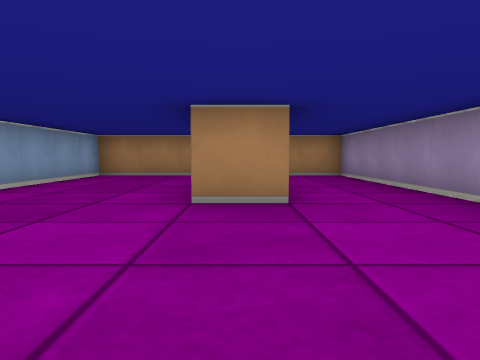
view 1 (above)

15 first-person views from a walk through a cub3D ray-caster map. The camera is about half as high as the walls, tilts 4° down and sees 70° across. The floor is counted in squares. Each view is taken from the middle of a square. On the plan, view 1 faces up. The plan holds only what a view shows up to about 9 squares ahead; the rest is blank.

view 2
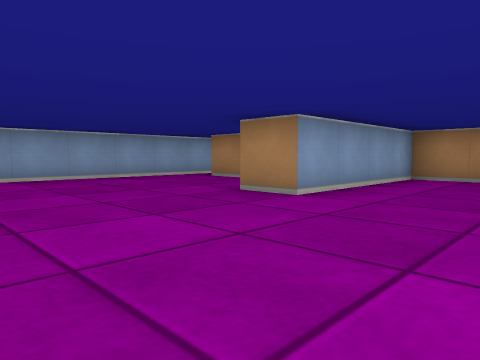

view 3
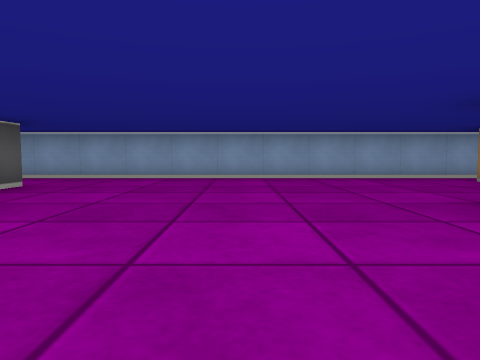

view 4
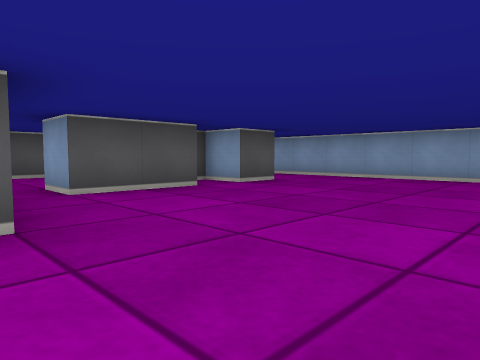

view 5
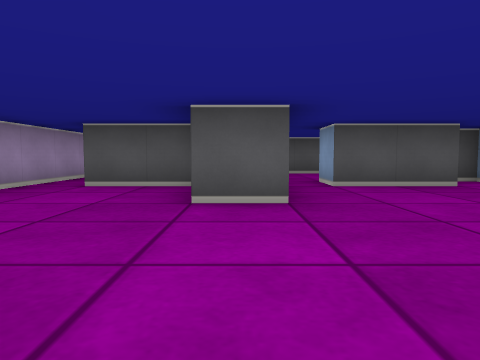

view 6
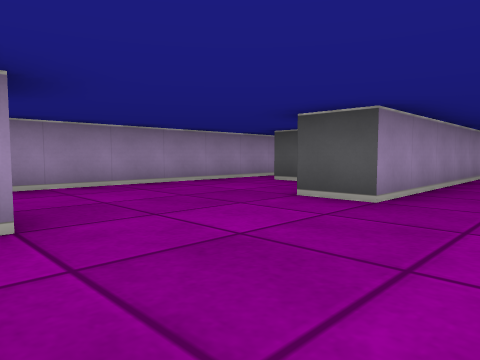

view 7
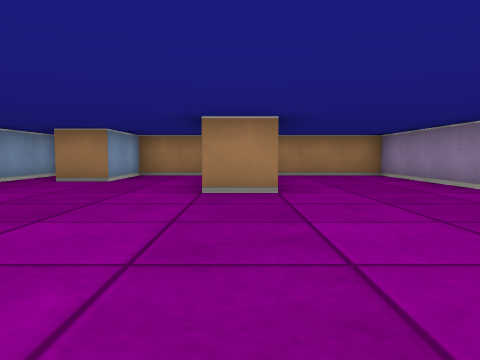

view 8
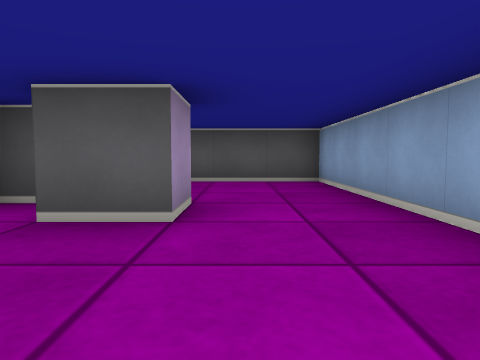

view 9
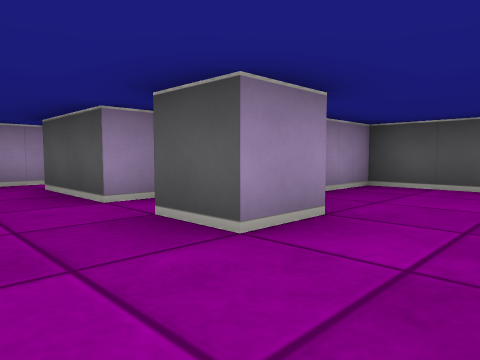

view 10
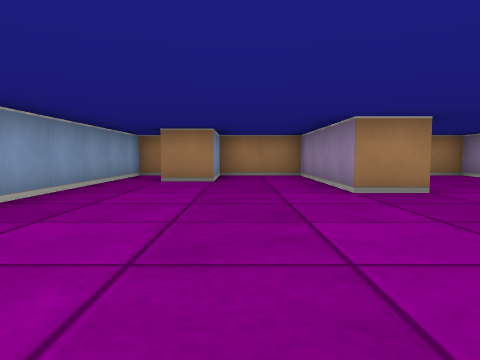

view 11
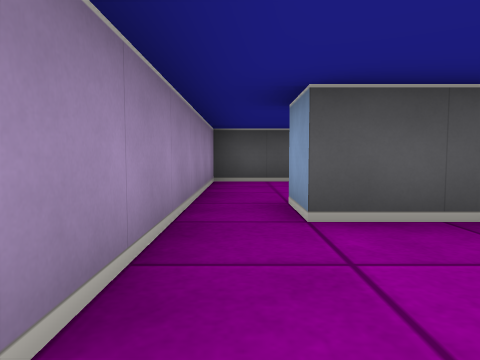

view 12
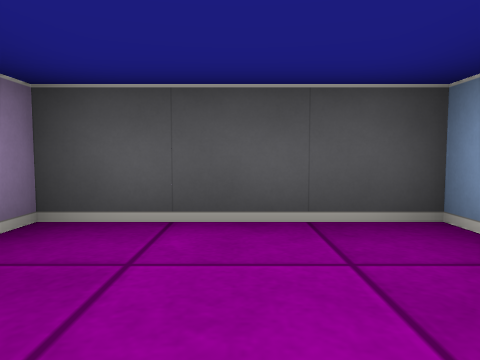

view 13
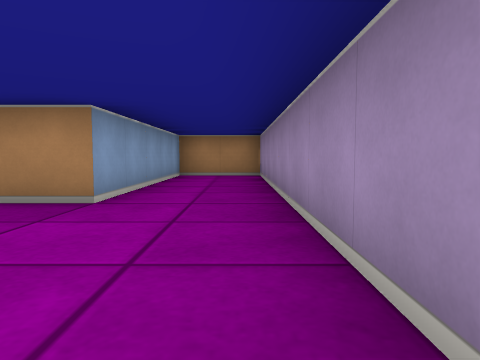

view 14
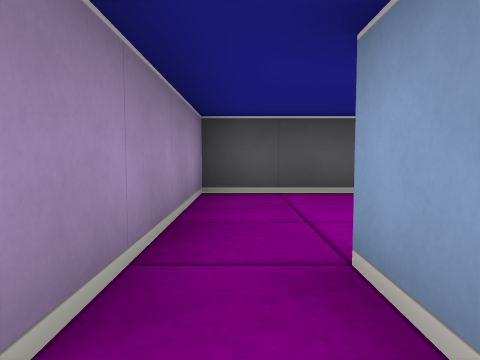

view 15
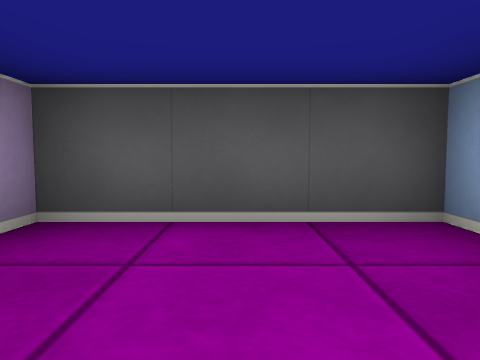

### Floor plan
Points are (right, up) in squares from view 1. A wall is a line through its corners. A room is listed if a view was taken in it or the views show most of it. See-through windows are left out.
Room 1 (views 1, 2, 3, 4, 5, 6, 7, 8, 9, 10, 11, 13, 14)
walls: (-4.5, -1.5) (-2.5, -1.5) (-2.5, -2.5); (-0.2, -1.5) (1.5, -1.5) (1.5, -2.5); (-1.5, -2.5) (-1.5, 0.5) (-0.5, 0.5); (-5.5, -2.5) (-4.5, -2.5); (-6.5, -2.6) (-6.5, -1.5) (-5.5, -1.5); (2.5, -2.5) (2.5, 8.5) (0.5, 8.5) (0.5, 3.5) (-0.5, 3.5) (-0.5, 8.5) (-3.5, 8.5) (-3.5, 4.5) (-4.5, 4.5) (-4.5, 8.5) (-6.5, 8.5) (-6.5, 6.5) (-7.5, 6.5); (-7.9, 8.5) (-8.5, 8.5) (-8.5, -5.5) (-5.5, -5.5) (-5.5, -4.1)
ways out: opening at (2, -2) to room 2; opening at (-2, -2) to room 3
Room 2 (view 12)
walls: (-0.5, -5) (-0.5, -5.5) (2.5, -5.5) (2.5, -2.5)
ways out: opening at (2, -2) to room 1
Room 3 (view 15)
walls: (-4.5, -5) (-4.5, -5.5) (-1.5, -5.5) (-1.5, -2.5)
ways out: opening at (-2, -2) to room 1

Where each view was taken, in squares from view 1:
view 1: 0 up, 0 right, facing up
view 2: 1 up, 1 left, facing up-left
view 3: 2 up, 1 left, facing left
view 4: 3 up, 1 left, facing down-left
view 5: 4 up, 1 left, facing down
view 6: 4 up, 3 left, facing down-right
view 7: 0 up, 4 left, facing up
view 8: 1 up, 7 left, facing down
view 9: 0 up, 8 left, facing down-right
view 10: 0 up, 6 left, facing up
view 11: 1 up, 2 right, facing down
view 12: 3 down, 1 right, facing down
view 13: 0 up, 2 right, facing up
view 14: 1 down, 2 left, facing down
view 15: 3 down, 3 left, facing down
